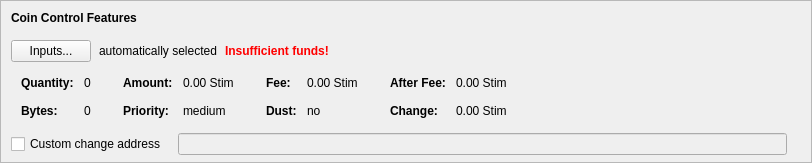
    <widget class="QFrame" name="frameCoinControl">
     <property name="sizePolicy">
      <sizepolicy hsizetype="Expanding" vsizetype="Expanding">
       <horstretch>0</horstretch>
       <verstretch>0</verstretch>
      </sizepolicy>
     </property>
     <property name="maximumSize">
      <size>
       <width>16777215</width>
       <height>16777215</height>
      </size>
     </property>
     <property name="frameShape">
      <enum>QFrame::StyledPanel</enum>
     </property>
     <property name="frameShadow">
      <enum>QFrame::Sunken</enum>
     </property>
     <layout class="QVBoxLayout" name="verticalLayoutCoinControl2">
      <property name="spacing">
       <number>0</number>
      </property>
      <property name="leftMargin">
       <number>0</number>
      </property>
      <property name="topMargin">
       <number>0</number>
      </property>
      <property name="rightMargin">
       <number>0</number>
      </property>
      <property name="bottomMargin">
       <number>6</number>
      </property>
      <item>
       <layout class="QVBoxLayout" name="verticalLayoutCoinControl" stretch="0,0,0,0,1">
        <property name="spacing">
         <number>0</number>
        </property>
        <property name="leftMargin">
         <number>10</number>
        </property>
        <property name="topMargin">
         <number>10</number>
        </property>
        <item>
         <layout class="QHBoxLayout" name="horizontalLayoutCoinControl1">
          <property name="bottomMargin">
           <number>15</number>
          </property>
          <item>
           <widget class="QLabel" name="labelCoinControlFeatures">
            <property name="sizePolicy">
             <sizepolicy hsizetype="Preferred" vsizetype="Maximum">
              <horstretch>0</horstretch>
              <verstretch>0</verstretch>
             </sizepolicy>
            </property>
            <property name="font">
             <font>
              <weight>75</weight>
              <bold>true</bold>
             </font>
            </property>
            <property name="styleSheet">
             <string notr="true">font-weight:bold;</string>
            </property>
            <property name="text">
             <string>Coin Control Features</string>
            </property>
           </widget>
          </item>
         </layout>
        </item>
        <item>
         <layout class="QHBoxLayout" name="horizontalLayoutCoinControl2" stretch="0,0,0,0">
          <property name="spacing">
           <number>8</number>
          </property>
          <property name="bottomMargin">
           <number>10</number>
          </property>
          <item>
           <widget class="QPushButton" name="pushButtonCoinControl">
            <property name="styleSheet">
             <string notr="true"/>
            </property>
            <property name="text">
             <string>Inputs...</string>
            </property>
            <property name="autoDefault">
             <bool>false</bool>
            </property>
           </widget>
          </item>
          <item>
           <widget class="QLabel" name="labelCoinControlAutomaticallySelected">
            <property name="text">
             <string>automatically selected</string>
            </property>
            <property name="margin">
             <number>5</number>
            </property>
           </widget>
          </item>
          <item>
           <widget class="QLabel" name="labelCoinControlInsuffFunds">
            <property name="font">
             <font>
              <weight>75</weight>
              <bold>true</bold>
             </font>
            </property>
            <property name="styleSheet">
             <string notr="true">color:red;font-weight:bold;</string>
            </property>
            <property name="text">
             <string>Insufficient funds!</string>
            </property>
            <property name="margin">
             <number>5</number>
            </property>
           </widget>
          </item>
          <item>
           <spacer name="horizontalSpacerCoinControl">
            <property name="orientation">
             <enum>Qt::Horizontal</enum>
            </property>
            <property name="sizeHint" stdset="0">
             <size>
              <width>40</width>
              <height>1</height>
             </size>
            </property>
           </spacer>
          </item>
         </layout>
        </item>
        <item>
         <widget class="QWidget" name="widgetCoinControl" native="true">
          <property name="sizePolicy">
           <sizepolicy hsizetype="Preferred" vsizetype="Preferred">
            <horstretch>0</horstretch>
            <verstretch>0</verstretch>
           </sizepolicy>
          </property>
          <property name="minimumSize">
           <size>
            <width>0</width>
            <height>0</height>
           </size>
          </property>
          <property name="styleSheet">
           <string notr="true"/>
          </property>
          <layout class="QHBoxLayout" name="horizontalLayoutCoinControl5">
           <property name="leftMargin">
            <number>0</number>
           </property>
           <property name="topMargin">
            <number>0</number>
           </property>
           <property name="rightMargin">
            <number>0</number>
           </property>
           <property name="bottomMargin">
            <number>0</number>
           </property>
           <item>
            <layout class="QHBoxLayout" name="horizontalLayoutCoinControl3" stretch="0,0,0,1">
             <property name="spacing">
              <number>20</number>
             </property>
             <property name="topMargin">
              <number>0</number>
             </property>
             <property name="bottomMargin">
              <number>10</number>
             </property>
             <item>
              <layout class="QFormLayout" name="formLayoutCoinControl1">
               <property name="horizontalSpacing">
                <number>10</number>
               </property>
               <property name="verticalSpacing">
                <number>14</number>
               </property>
               <property name="leftMargin">
                <number>10</number>
               </property>
               <property name="topMargin">
                <number>4</number>
               </property>
               <property name="rightMargin">
                <number>6</number>
               </property>
               <item row="0" column="0">
                <widget class="QLabel" name="labelCoinControlQuantityText">
                 <property name="font">
                  <font>
                   <weight>75</weight>
                   <bold>true</bold>
                  </font>
                 </property>
                 <property name="text">
                  <string>Quantity:</string>
                 </property>
                 <property name="margin">
                  <number>0</number>
                 </property>
                </widget>
               </item>
               <item row="0" column="1">
                <widget class="QLabel" name="labelCoinControlQuantity">
                 <property name="cursor">
                  <cursorShape>IBeamCursor</cursorShape>
                 </property>
                 <property name="contextMenuPolicy">
                  <enum>Qt::ActionsContextMenu</enum>
                 </property>
                 <property name="text">
                  <string notr="true">0</string>
                 </property>
                 <property name="margin">
                  <number>0</number>
                 </property>
                 <property name="textInteractionFlags">
                  <set>Qt::LinksAccessibleByMouse|Qt::TextSelectableByKeyboard|Qt::TextSelectableByMouse</set>
                 </property>
                </widget>
               </item>
               <item row="1" column="0">
                <widget class="QLabel" name="labelCoinControlBytesText">
                 <property name="font">
                  <font>
                   <weight>75</weight>
                   <bold>true</bold>
                  </font>
                 </property>
                 <property name="text">
                  <string>Bytes:</string>
                 </property>
                </widget>
               </item>
               <item row="1" column="1">
                <widget class="QLabel" name="labelCoinControlBytes">
                 <property name="cursor">
                  <cursorShape>IBeamCursor</cursorShape>
                 </property>
                 <property name="contextMenuPolicy">
                  <enum>Qt::ActionsContextMenu</enum>
                 </property>
                 <property name="text">
                  <string notr="true">0</string>
                 </property>
                 <property name="textInteractionFlags">
                  <set>Qt::LinksAccessibleByMouse|Qt::TextSelectableByKeyboard|Qt::TextSelectableByMouse</set>
                 </property>
                </widget>
               </item>
              </layout>
             </item>
             <item>
              <layout class="QFormLayout" name="formLayoutCoinControl2">
               <property name="horizontalSpacing">
                <number>10</number>
               </property>
               <property name="verticalSpacing">
                <number>14</number>
               </property>
               <property name="leftMargin">
                <number>6</number>
               </property>
               <property name="topMargin">
                <number>4</number>
               </property>
               <property name="rightMargin">
                <number>6</number>
               </property>
               <item row="0" column="0">
                <widget class="QLabel" name="labelCoinControlAmountText">
                 <property name="font">
                  <font>
                   <weight>75</weight>
                   <bold>true</bold>
                  </font>
                 </property>
                 <property name="text">
                  <string>Amount:</string>
                 </property>
                 <property name="margin">
                  <number>0</number>
                 </property>
                </widget>
               </item>
               <item row="0" column="1">
                <widget class="QLabel" name="labelCoinControlAmount">
                 <property name="cursor">
                  <cursorShape>IBeamCursor</cursorShape>
                 </property>
                 <property name="contextMenuPolicy">
                  <enum>Qt::ActionsContextMenu</enum>
                 </property>
                 <property name="text">
                  <string notr="true">0.00 Stim</string>
                 </property>
                 <property name="textInteractionFlags">
                  <set>Qt::LinksAccessibleByMouse|Qt::TextSelectableByKeyboard|Qt::TextSelectableByMouse</set>
                 </property>
                </widget>
               </item>
               <item row="1" column="0">
                <widget class="QLabel" name="labelCoinControlPriorityText">
                 <property name="font">
                  <font>
                   <weight>75</weight>
                   <bold>true</bold>
                  </font>
                 </property>
                 <property name="text">
                  <string>Priority:</string>
                 </property>
                </widget>
               </item>
               <item row="1" column="1">
                <widget class="QLabel" name="labelCoinControlPriority">
                 <property name="cursor">
                  <cursorShape>IBeamCursor</cursorShape>
                 </property>
                 <property name="contextMenuPolicy">
                  <enum>Qt::ActionsContextMenu</enum>
                 </property>
                 <property name="text">
                  <string>medium</string>
                 </property>
                 <property name="textInteractionFlags">
                  <set>Qt::LinksAccessibleByMouse|Qt::TextSelectableByKeyboard|Qt::TextSelectableByMouse</set>
                 </property>
                </widget>
               </item>
              </layout>
             </item>
             <item>
              <layout class="QFormLayout" name="formLayoutCoinControl3">
               <property name="horizontalSpacing">
                <number>10</number>
               </property>
               <property name="verticalSpacing">
                <number>14</number>
               </property>
               <property name="leftMargin">
                <number>6</number>
               </property>
               <property name="topMargin">
                <number>4</number>
               </property>
               <property name="rightMargin">
                <number>6</number>
               </property>
               <item row="0" column="0">
                <widget class="QLabel" name="labelCoinControlFeeText">
                 <property name="font">
                  <font>
                   <weight>75</weight>
                   <bold>true</bold>
                  </font>
                 </property>
                 <property name="text">
                  <string>Fee:</string>
                 </property>
                 <property name="margin">
                  <number>0</number>
                 </property>
                </widget>
               </item>
               <item row="0" column="1">
                <widget class="QLabel" name="labelCoinControlFee">
                 <property name="cursor">
                  <cursorShape>IBeamCursor</cursorShape>
                 </property>
                 <property name="contextMenuPolicy">
                  <enum>Qt::ActionsContextMenu</enum>
                 </property>
                 <property name="text">
                  <string notr="true">0.00 Stim</string>
                 </property>
                 <property name="textInteractionFlags">
                  <set>Qt::LinksAccessibleByMouse|Qt::TextSelectableByKeyboard|Qt::TextSelectableByMouse</set>
                 </property>
                </widget>
               </item>
               <item row="1" column="0">
                <widget class="QLabel" name="labelCoinControlLowOutputText">
                 <property name="font">
                  <font>
                   <weight>75</weight>
                   <bold>true</bold>
                  </font>
                 </property>
                 <property name="text">
                  <string>Dust:</string>
                 </property>
                </widget>
               </item>
               <item row="1" column="1">
                <widget class="QLabel" name="labelCoinControlLowOutput">
                 <property name="cursor">
                  <cursorShape>IBeamCursor</cursorShape>
                 </property>
                 <property name="contextMenuPolicy">
                  <enum>Qt::ActionsContextMenu</enum>
                 </property>
                 <property name="text">
                  <string>no</string>
                 </property>
                 <property name="textInteractionFlags">
                  <set>Qt::LinksAccessibleByMouse|Qt::TextSelectableByKeyboard|Qt::TextSelectableByMouse</set>
                 </property>
                </widget>
               </item>
              </layout>
             </item>
             <item>
              <layout class="QFormLayout" name="formLayoutCoinControl4">
               <property name="horizontalSpacing">
                <number>10</number>
               </property>
               <property name="verticalSpacing">
                <number>14</number>
               </property>
               <property name="leftMargin">
                <number>6</number>
               </property>
               <property name="topMargin">
                <number>4</number>
               </property>
               <property name="rightMargin">
                <number>6</number>
               </property>
               <item row="0" column="0">
                <widget class="QLabel" name="labelCoinControlAfterFeeText">
                 <property name="font">
                  <font>
                   <weight>75</weight>
                   <bold>true</bold>
                  </font>
                 </property>
                 <property name="text">
                  <string>After Fee:</string>
                 </property>
                 <property name="margin">
                  <number>0</number>
                 </property>
                </widget>
               </item>
               <item row="0" column="1">
                <widget class="QLabel" name="labelCoinControlAfterFee">
                 <property name="cursor">
                  <cursorShape>IBeamCursor</cursorShape>
                 </property>
                 <property name="contextMenuPolicy">
                  <enum>Qt::ActionsContextMenu</enum>
                 </property>
                 <property name="text">
                  <string notr="true">0.00 Stim</string>
                 </property>
                 <property name="textInteractionFlags">
                  <set>Qt::LinksAccessibleByMouse|Qt::TextSelectableByKeyboard|Qt::TextSelectableByMouse</set>
                 </property>
                </widget>
               </item>
               <item row="1" column="0">
                <widget class="QLabel" name="labelCoinControlChangeText">
                 <property name="font">
                  <font>
                   <weight>75</weight>
                   <bold>true</bold>
                  </font>
                 </property>
                 <property name="text">
                  <string>Change:</string>
                 </property>
                </widget>
               </item>
               <item row="1" column="1">
                <widget class="QLabel" name="labelCoinControlChange">
                 <property name="cursor">
                  <cursorShape>IBeamCursor</cursorShape>
                 </property>
                 <property name="contextMenuPolicy">
                  <enum>Qt::ActionsContextMenu</enum>
                 </property>
                 <property name="text">
                  <string notr="true">0.00 Stim</string>
                 </property>
                 <property name="textInteractionFlags">
                  <set>Qt::LinksAccessibleByMouse|Qt::TextSelectableByKeyboard|Qt::TextSelectableByMouse</set>
                 </property>
                </widget>
               </item>
              </layout>
             </item>
            </layout>
           </item>
          </layout>
         </widget>
        </item>
        <item>
         <layout class="QHBoxLayout" name="horizontalLayoutCoinControl4" stretch="0,0,0">
          <property name="spacing">
           <number>12</number>
          </property>
          <property name="sizeConstraint">
           <enum>QLayout::SetDefaultConstraint</enum>
          </property>
          <property name="topMargin">
           <number>5</number>
          </property>
          <property name="rightMargin">
           <number>5</number>
          </property>
          <item>
           <widget class="QCheckBox" name="checkBoxCoinControlChange">
            <property name="toolTip">
             <string>If this is activated, but the change address is empty or invalid, change will be sent to a newly generated address.</string>
            </property>
            <property name="text">
             <string>Custom change address</string>
            </property>
           </widget>
          </item>
          <item>
           <widget class="QValidatedLineEdit" name="lineEditCoinControlChange">
            <property name="enabled">
             <bool>false</bool>
            </property>
            <property name="sizePolicy">
             <sizepolicy hsizetype="Expanding" vsizetype="Fixed">
              <horstretch>0</horstretch>
              <verstretch>0</verstretch>
             </sizepolicy>
            </property>
           </widget>
          </item>
          <item>
           <widget class="QLabel" name="labelCoinControlChangeLabel">
            <property name="sizePolicy">
             <sizepolicy hsizetype="Preferred" vsizetype="Expanding">
              <horstretch>0</horstretch>
              <verstretch>0</verstretch>
             </sizepolicy>
            </property>
            <property name="minimumSize">
             <size>
              <width>0</width>
              <height>0</height>
             </size>
            </property>
            <property name="text">
             <string/>
            </property>
            <property name="margin">
             <number>3</number>
            </property>
           </widget>
          </item>
         </layout>
        </item>
        <item>
         <spacer name="verticalSpacerCoinControl">
          <property name="orientation">
           <enum>Qt::Vertical</enum>
          </property>
          <property name="sizeHint" stdset="0">
           <size>
            <width>800</width>
            <height>1</height>
           </size>
          </property>
         </spacer>
        </item>
       </layout>
      </item>
     </layout>
    </widget>
